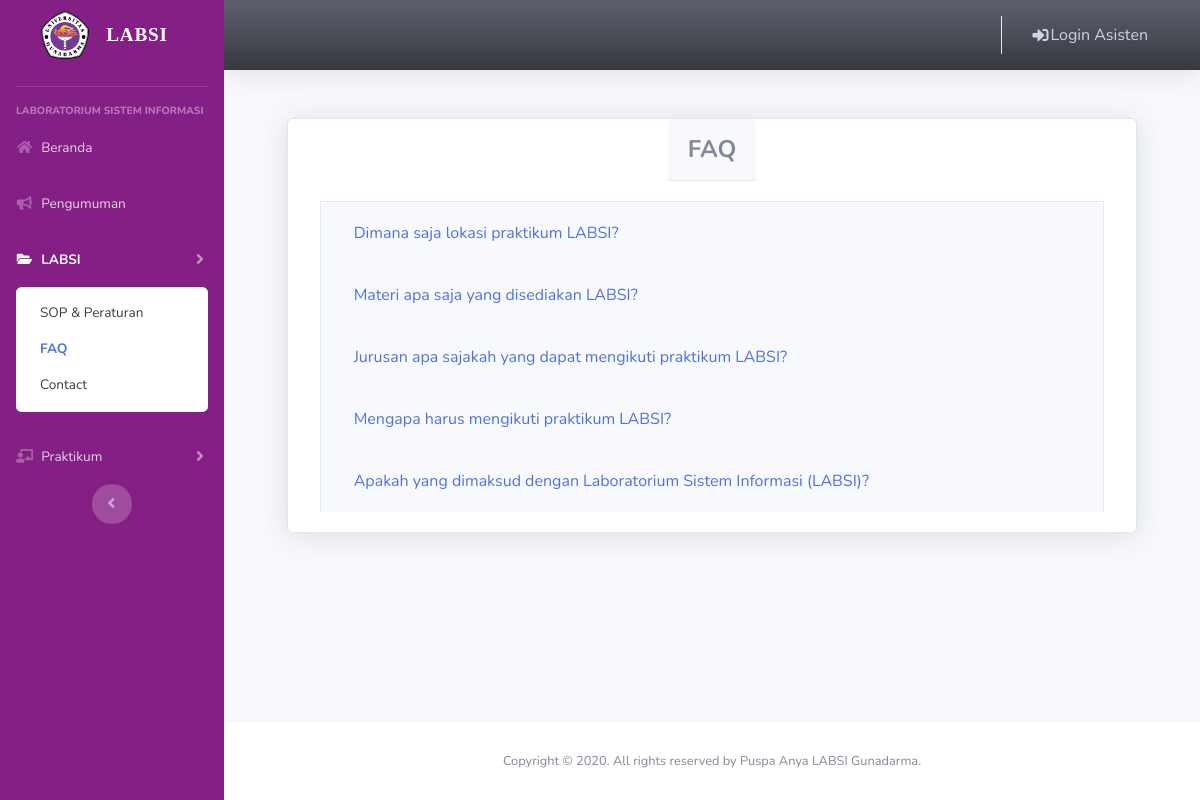
The app's page /index.php/welcome/faq with its own data.
### tables this page shows
CREATE TABLE `tb_faq` (
  `id` int(11) NOT NULL,
  `pertanyaan` varchar(255) NOT NULL,
  `jawaban` varchar(500) NOT NULL
);

### application/controllers/Welcome.php (called while the page is built, shortened)
<?php
class Welcome extends CI_Controller
{
	public function __construct()
	{
		$this->load->library('form_validation');
		$this->load->model('Kalender_akademik_model');
		$this->load->model('Pengumuman_model');
		$this->load->model('Kontak_model');
	}
	public function faq()
	{
		$data['title'] = 'FAQ';
		$data['berkas'] = $this->db->order_by('id', 'DESC')->get('tb_faq');
		$this->load->view('templates/header', $data);
		$this->load->view('templates/user_umum_sidebar', $data);
		$this->load->view('templates/user_umum_topbar', $data);
		$this->load->view('user_umum/labsi/faq', $data);
		$this->load->view('templates/footer');
	}
}

### index.php (called while the page is built, shortened)
<?php
require_once BASEPATH.'core/CodeIgniter.php';

### application/views/user_umum/labsi/faq.php (the view, shortened to what this page needs)
<div class="container-fluid">
    <div class="card shadow mb-4 col-lg-11 mx-auto">
        <div class="card-header py-3 mx-auto">
            <h4 class="m-0 font-weight-bold"><?= $title; ?></h4>
        </div>
        <div class="card-body">
            <div class="accordion" id="accordionExample">
                <div class="card">
                    <?php $index = 1;
                    foreach ($berkas->result() as $r) : ?>
                        <div class="card-header" id="<?= 'heading' . $index ?>">
                            <h2 class="mb-0">
                                <button class="btn btn-link btn-block text-left" type="button" data-toggle="collapse" data-target="<?= '#collapse' . $index ?>" aria-expanded="true" aria-controls="collapseOne">
                                    <?= $r->pertanyaan; ?>
                                </button>
                            </h2>
                        </div>
                    <?php $index++;
                    endforeach; ?>
                </div>
            </div>
        </div>
    </div>
</div>
</div>

### assets/css/my-css.css (style rules this page uses)
body { background-color: #841F85; }

### records on screen
tb_faq: pertanyaan "Dimana saja lokasi praktikum LABSI?"
tb_faq: pertanyaan "Materi apa saja yang disediakan LABSI?"
tb_faq: pertanyaan "Jurusan apa sajakah yang dapat mengikuti praktikum LABSI?"
tb_faq: pertanyaan "Mengapa harus mengikuti praktikum LABSI?"
tb_faq: pertanyaan "Apakah yang dimaksud dengan Laboratorium Sistem Informasi (LABSI)?"

### other values on screen
$title "FAQ"
